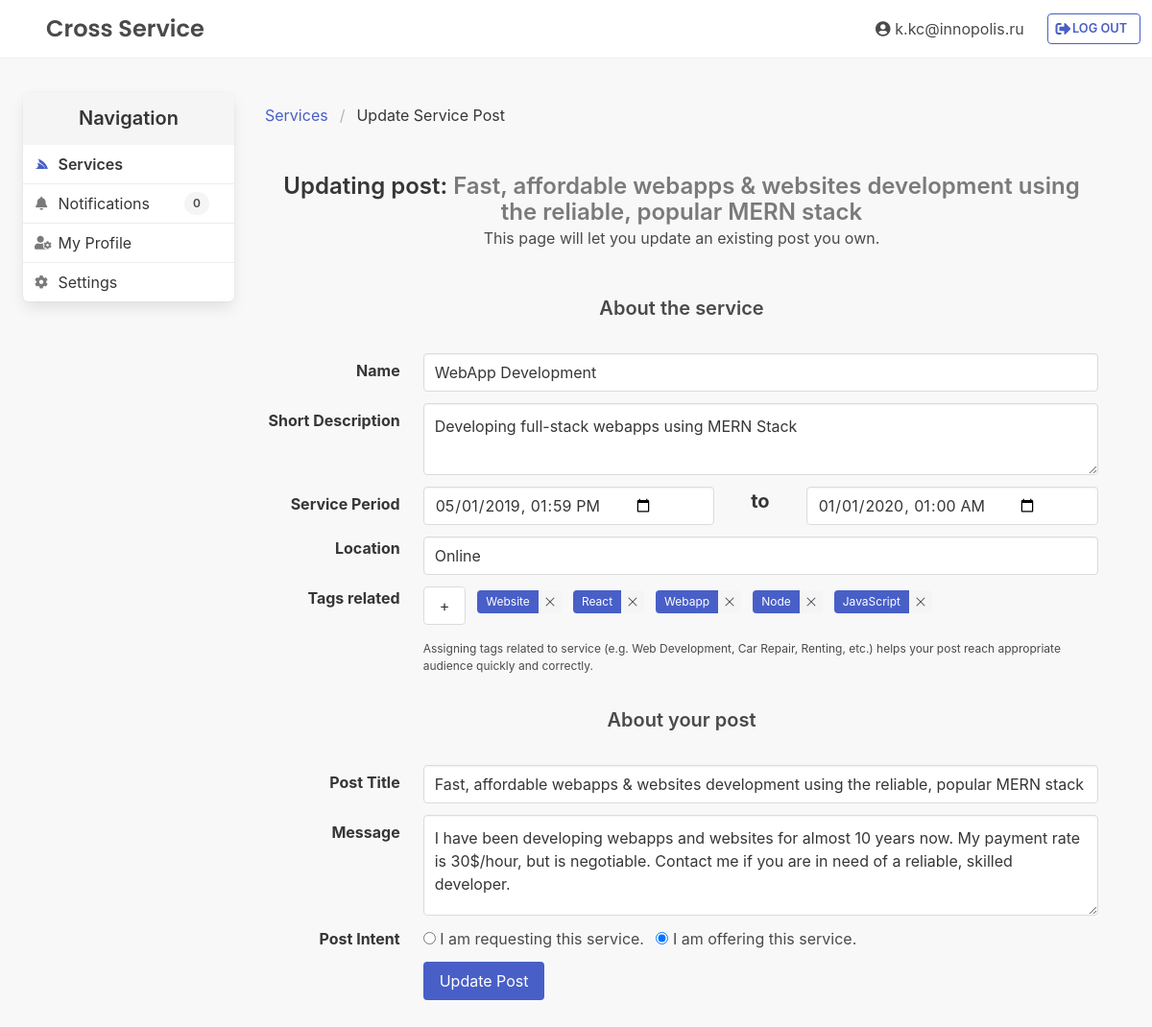
/service/update/4 (signed in), run on the app's committed database.
### service/models.py (models this page shows, shortened)
class ServicePost(models.Model):
    class Meta:
        app_label = "service"
    """Service model"""
    title = models.CharField(max_length=80, blank=False, help_text='Enter service title.')
    description = models.CharField(max_length=1024, blank=False, help_text='Enter description for the service.')
    is_request_post = models.BooleanField(default=True)
    owner = models.ForeignKey(settings.AUTH_USER_MODEL, on_delete=models.SET_NULL, null=True)
    created_datetime = models.DateTimeField(editable=False)
    modified_datetime = models.DateTimeField(blank=True, null=True)
    closed_datetime = models.DateTimeField(blank=True, null=True)
    ''' USAGE in views.py:
    from django.utils import timezone
    created_d = timezone.now()
    '''
    service = models.OneToOneField('Service', on_delete=models.SET_NULL, null=True)

class Service(models.Model):
    class Meta:
        app_label = 'service'
    name = models.CharField(max_length=120, blank="False")
    info = models.CharField(max_length=300, blank=True)
    start_datetime = models.DateTimeField(blank=True, null=True)
    end_datetime = models.DateTimeField(blank=True, null=True)
    location = models.CharField(max_length=50, blank=True)
    tags = models.ManyToManyField('Tag', help_text='Choose a tag.')

### service/views.py (the view, shortened to what this page needs)
# urls.py: path('update/<int:post_id>', views.update, name='update'),
@login_required
def update(request, post_id):
    try:
        post = ServicePost.objects.get(pk=post_id)
    except ServicePost.DoesNotExist:
        raise Http404('Post does not exist')
    return render(request, 'service/update.html', {
        'navigation': 'service',
        'post': post,
        'unread_notifications_count': Notification.objects.filter(is_read=False,owner=request.user).count()
    })

### templates/service/update.html (shortened to what this page needs)
{% extends "../base_generic.html" %}
{% block page-content %}
    {% load static %}
    <nav class="breadcrumb" aria-label="breadcrumbs">
        <ul>
            <li>
                <a href="{% url 'service:explore' %}">
                    <span>Services</span>
                </a>
            </li>
            <li class="is-active">
                <a href="{% url 'service:create' %}">
                    <span>Update Service Post</span>
                </a>
            </li>
        </ul>
    </nav>
    <div class="m-t-lg m-b-lg p-md has-text-centered">
        <h2 class="title is-4">Updating post:
            <span class="has-text-grey">{{ post.title }}</span>
        </h2>
        <p class="subtitle is-6">
            This page will let you update an existing post you own.
        </p>
    </div>
    <form method="POST" action="{% url 'service:update' post.id %}">
        <div class="has-text-centered is-size-5 m-t-lg m-b-lg has-text-weight-semibold">About the service</div>
        <div class="field is-horizontal">
            <div class="field-label is-normal">
                <label class="label">Name</label>
            </div>
            <div class="field-body">
                <div class="field">
                    <div class="control is-expanded">
                        <input class="input" name="service-name" type="text" placeholder="Name of the service" value="{{ post.service.name }}" />
                    </div>
                </div>
            </div>
        </div>
        <div class="field is-horizontal">
            <div class="field-label is-normal">
                <label class="label">Short Description</label>
            </div>
            <div class="field-body">
                <div class="field">
                    <div class="control is-expanded">
                        <textarea name="service-description" class="textarea is-fullwidth" placeholder="Describe the service shortly." style="resize: vertical; min-height: 75px; max-height: 140px;">{{ post.service.info }}</textarea>
                    </div>
                </div>
            </div>
        </div>
        <div class="field is-horizontal">
            <div class="field-label is-normal">
                <label class="label">Service Period</label>
            </div>
            <div class="field-body">
                <div class="field">
                    <p class="control">
                        <input name="service-start-datetime" type="datetime-local" class="input" value="{{ post.service.start_datetime|date:'Y-m-d' }}T{{post.service.start_datetime|time:'H:i'}}" />
                    </p>
                </div>
                <div class="field has-text-centered">
                    <label class="label is-size-5">to</label>
                </div>
                <div class="field">
                    <input name="service-end-datetime" type="datetime-local" class="input" value="{{ post.service.end_datetime|date:'Y-m-d' }}T{{post.service.end_datetime|time:'H:i'}}" />
                </div>
            </div>
        </div>
        <div class="field is-horizontal">
            <div class="field-label">
                <label class="label">Location</label>
            </div>
            <div class="field-body">
                <div class="field">
                    <input name="service-location" type="text" class="input" placeholder="Where do you want this service offered? Enter 'Online', or a physical location?" value="{{ post.service.location }} "/>
                </div>
            </div>
        </div>
        <div class="field is-horizontal">
            <div class="field-label">
                <label class="label">Tags related</label>
            </div>
            <div class="field-body">
                <div class="field">
                    <div class="field level is-grouped is-grouped-multiline" id="tags">
                        <div class="control">
                            <span class="button" onclick="addTag('');">+</span>
                        </div>
                    </div>
                    <div class="field help is-expanded">
                        Assigning tags related to service (e.g. Web Development, Car Repair, Renting, etc.) helps your post reach appropriate audience quickly and correctly.
                    </div>
                </div>
            </div>
        </div>
        <div class="has-text-centered is-size-5 m-t-lg m-b-lg has-text-weight-semibold">About your post</div>
        <div class="field is-horizontal">
            <div class="field-label is-normal">
                <label class="label">Post Title</label>
            </div>
            <div class="field-body">
                <div class="field">
                    <div class="control is-expanded">
                        <input name="post-title" class="input" type="text" placeholder="The title you want your post to be identified with.." value="{{ post.title }}" />
                    </div>
                </div>
            </div>
        </div>
        <div class="field is-horizontal">
            <div class="field-label is-normal">
                <label class="label">Message</label>
            </div>
            <div class="field-body">
                <div class="field">
                    <div class="control is-expanded">
                        <textarea name="post-description" class="textarea" placeholder="Additional message you want to display along your post?" style="resize: vertical; min-height: 105px; max-height: 160px;">{{ post.description }}</textarea>
                    </div>
                </div>
            </div>
        </div>
        <div class="field is-horizontal">
            <div class="field-label ">
                <label class="label">Post Intent</label>
            </div>
            <div class="field-body">
                <div class="field">
                    <div class="control is-expanded">
                        <label class="radio">
                            <input type="radio" name="is_request_post" value="1" {% if post.is_request_post %}checked{% endif %}>
                            I am requesting this service.
                        </label>
                        <label class="radio">
                            <input type="radio" name="is_request_post" value="0" {% if not post.is_request_post %}checked{% endif %}>
                            I am offering this service.
                        </label>
                    </div>
                </div>
            </div>
        </div>
        <div class="field is-horizontal">
            <div class="field-label">
            </div>
            <div class="field-body">
                <div class="field">
                    <div class="control">
                        <input type="submit" class="button is-link" value="Update Post" />
                    </div>
                </div>
            </div>
        </div>
    </form>
{% endblock %}

### templates/base_generic.html (shortened to what this page needs)
<!DOCTYPE html>
<html lang="en" class="{% if messages %}is-clipped{% endif %}">
<head>
  <link rel="stylesheet" href="https://cdnjs.cloudflare.com/ajax/libs/bulma/0.7.4/css/bulma.min.css" />
  <link rel="stylesheet" href="https://cdnjs.cloudflare.com/ajax/libs/animate.css/3.7.0/animate.min.css" />
  <link rel="stylesheet" href="https://use.fontawesome.com/releases/v5.8.1/css/all.css" />
  {% load static %}
  <link rel="stylesheet" href="{% static 'css/styles.css' %}" />
</head>
<body class="has-navbar-fixed-top ">
    <nav id="fixed-topbar" class="navbar is-fixed-top has-background-white-info p-xs" role="navigation" aria-label="main navigation">
        <div class="navbar-brand has-text-centered p-l-lg" style="width:100%;">
            <a class="navbar-item has-poppins-text is-size-4 has-text-weight-semibold "  href="/service">
                Cross Service
            </a>
            <div class="navbar-end level is-mobile" style="width:100%;">
                <div class="level-right has-text-right">
                    {% if user.is_authenticated %}
                    <a href="{% url 'user:info' %}" class="level-item is-hidden-mobile navbar-item has-icons-left">
                        <span class="icon">
                            <i class="fas fa-user-circle"></i>
                        </span>&nbsp;{{ user.username }}
                    </a>
                    <div class="level-item ">
                        <a class="button is-link is-outlined has-text-weight-semibold m-r-sm" style="font-size: 0.8rem;" href="{% url 'user:logout' %}">
                            <span class="icon is-size-6">
                                <i class="fas fa-sign-out-alt"></i>
                            </span>
                            &nbsp; LOG OUT
                        </a>
                    </div>
                    {% endif %}
                </div>
            </div>
        </div>
    </nav>
    <div class="body-content columns is-gapless" style="padding: 1.5rem; min-height: calc(100vh - 3.25rem);">
        <div class="column is-narrow " style="width: 220px;">
            <nav class="panel has-background-white sticky-sidebar" >
                <p class=" panel-heading has-text-centered has-background-white-ter has-text-weight-semibold">
                    Navigation
                </p>
                {% if user.is_authenticated %}
                <a class="panel-block {% if 'service' in navigation %}is-active has-text-weight-semibold{% endif %}" href="{% url 'service:index' %}">
                    <span class="panel-icon">
                        <i class="fab fa-servicestack" aria-hidden="true"></i>
                    </span>
                    Services
                </a>
				<a class="panel-block " href="{% url 'notifications' %}" title="{% if unread_notifications_count > 0 %}{{unread_notifications_count}}{% else %}0{% endif %} unread notifications!">
                    <span class="panel-icon">
                        <i class="fas fa-bell" aria-hidden="true"></i>
                    </span>
                    Notifications &nbsp;&nbsp;&nbsp;&nbsp;&nbsp;&nbsp;&nbsp;
                    <span class="tag {% if unread_notifications_count > 0 %}is-link {% else %} is-light {% endif %} has-text-weight-semibold is-normal is-rounded" title="">
                        {% if unread_notifications_count > 0 %}{{unread_notifications_count}}{% else %}0{% endif %}
                    </span>
                </a>
                <a class="panel-block {% if 'profile' in navigation %}is-active has-text-weight-semibold{% endif %}" href="{% url 'user:info' %}">
                    <span class="panel-icon">
                        <i class="fas fa-user-cog" aria-hidden="true"></i>
                    </span>
                    My Profile
                </a>
                <a class="panel-block {% if 'settings' in navigation %}is-active has-text-weight-semibold{% endif %}" href="{% url 'settings' %}">
                    <span class="panel-icon">
                        <i class="fas fa-cog" aria-hidden="true"></i>
                    </span>
                    Settings
                </a>
                {% endif %}
            </nav>
        </div>
        <div class="column animated slideInDown">
            <div class="p-lg">
                {% block page-content %}{% endblock %}
            </div>
        </div>
    </div>
</body>
</html>

### static/css/styles.css (style rules this page uses)
.has-poppins-text { font-family: 'Poppins', sans-serif; }
body { background: #f8f8f8; }
#fixed-topbar { border-bottom: solid 1px #eee; }
.sticky-sidebar { position: -webkit-sticky; position: sticky; top: 6rem; }
.panel-block { padding: 8px 12px!important; }
.panel-block.is-active { border-left-width: 4px; }
.p-xs { padding: 0.25rem; }
.m-r-sm { margin-right: 0.5rem; }
.p-md { padding: 1rem; }
.p-lg { padding: 2rem; }
.m-t-lg { margin-top: 2rem; }
.m-b-lg { margin-bottom: 2rem; }
.p-l-lg { padding-left: 2rem; }

### data on the page
ServicePost: title "Fast, affordable webapps & websites development using the reliable, popular MERN stack", service-name "WebApp Development", service-description "Developing full-stack webapps using MERN Stack", service-start-datetime "05/01/2019 13:59", service-end-datetime "01/01/2020 01:00", service-location "Online", post-title "Fast, affordable webapps & websites development using the reliable, popular MERN stack", post-description "I have been developing webapps and websites for almost 10 years now. My payment rate is 30$/hour, but is negotiable. Contact me if you are in need of a reliable, skilled developer.", is_request_post "☐ I am requesting this service.", is_request_post "☑ I am offering this service."

### other printed values
{{ user.username }} "k.kc@innopolis.ru"
